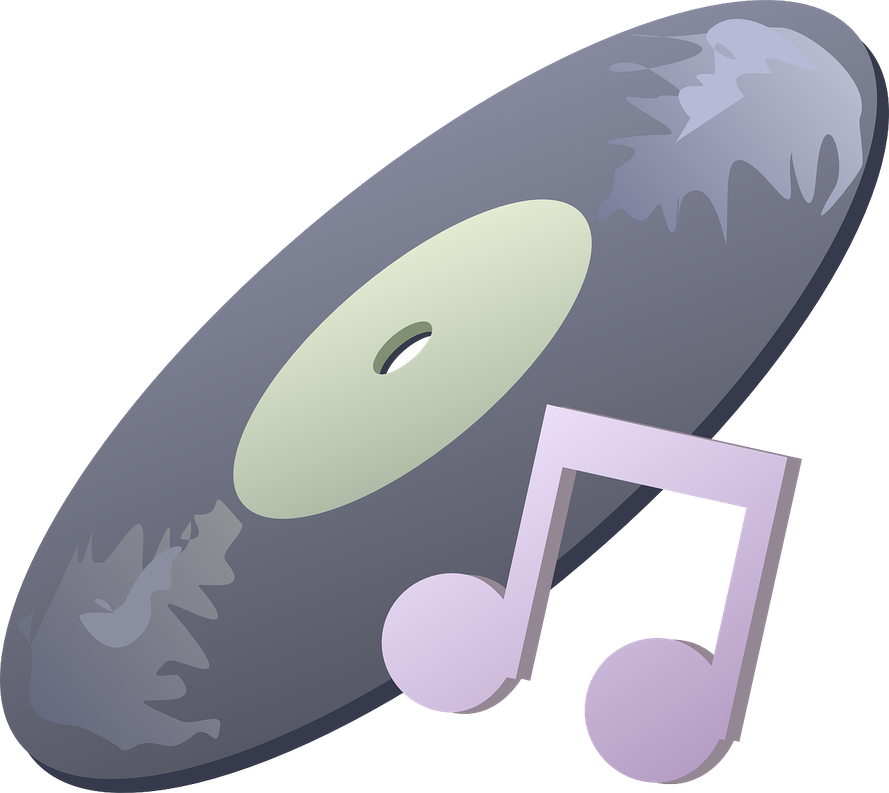
#> input picture research/evidence/assets/streammusic/album_bg.png, 889 x 793 px, shrunk from 1280 x 1142 before the run
$ python palette.py ../evidence/assets/streammusic/album_bg.png ../evidence/assets/streammusic/album_disc.png
#> lines starting #> are read from the running program, lines starting #| are printed output that depends on the picture
"""从截图测量主色（中位裁剪 + 量化），输出每个应用的调色统计。"""
import glob
import json
import os
import sys
from collections import Counter

from PIL import Image


def measure(path, colors=8):
#> called with colors = 8
    im = Image.open(path).convert("RGB")
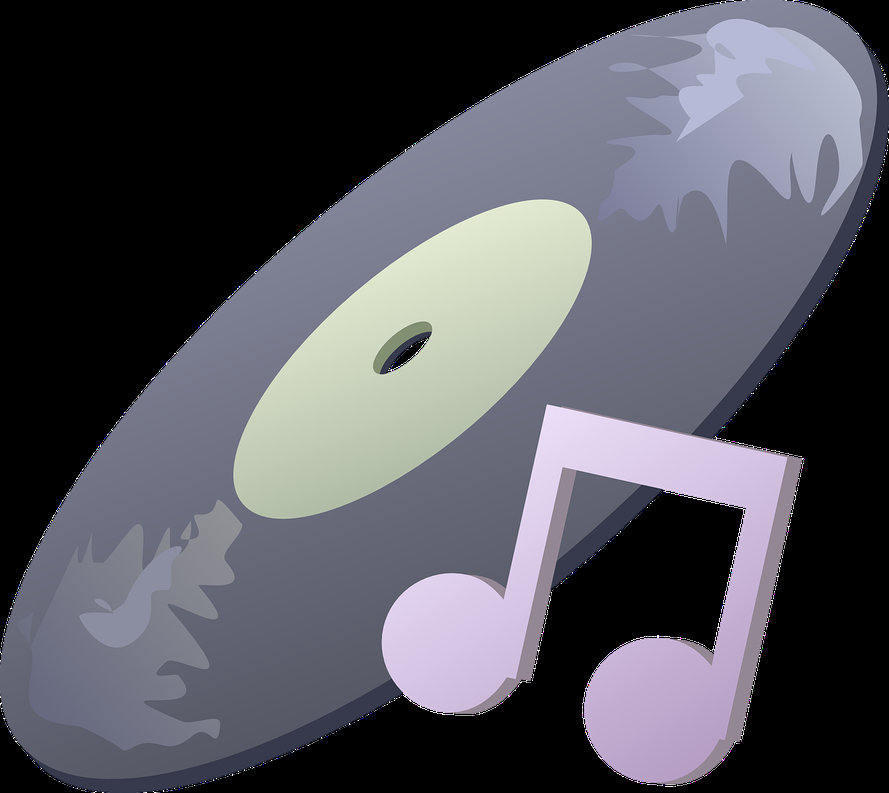
#> im: PIL image 889x793 RGB; mean R, G, B 84, 84.2, 92.3
    w, h = im.size
#> w = 889; h = 793
    # 取中间 70% 区域，尽量避开营销边框
    im = im.crop((int(w * 0.15), int(h * 0.15), int(w * 0.85), int(h * 0.85)))
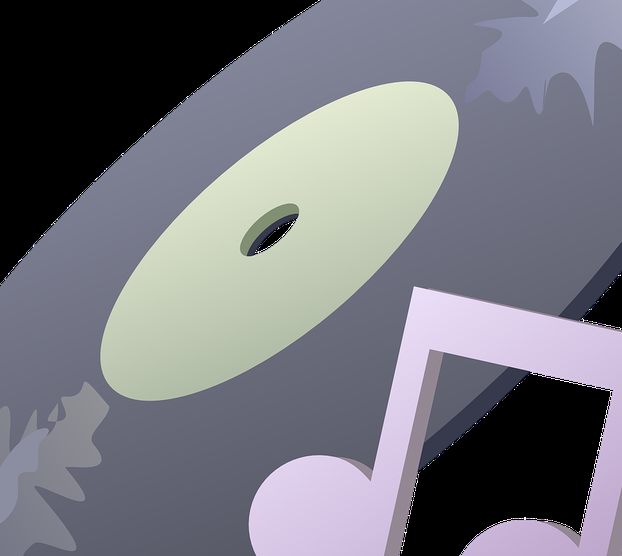
#> im: PIL image 622x556 RGB; mean R, G, B 118.1, 119, 127.2
    q = im.quantize(colors=colors, method=Image.MEDIANCUT)
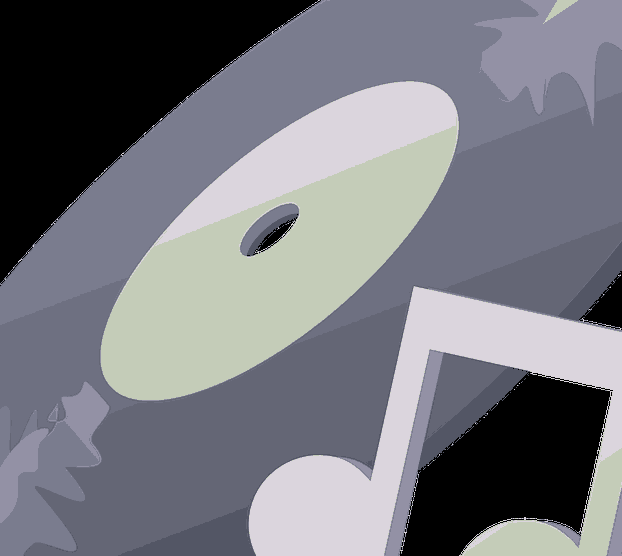
#> q: PIL image 622x556 P; mean R, G, B 118.3, 119.6, 126.7
    pal = q.getpalette()
#> pal = [219, 213, 221, 196, 204, 184, 147, 145, 165, 122, 124, 142, 110, 112, 129, 100, 102, 117, 83, 86, 101, 0, 0, 0]
    counts = Counter(q.getdata())
#> counts = {7: 65643, 0: 47085, 2: 18300, 3: 62375, 1: 49984, 4: 41568, 6: 8310, 5: 52567}
    total = sum(counts.values())
#> total = 345832
    out = []
    for idx, cnt in counts.most_common(colors):
        r, g, b = pal[idx * 3 : idx * 3 + 3]
        out.append({"hex": f"#{r:02X}{g:02X}{b:02X}", "pct": round(cnt * 100 / total, 1)})
#> this loop made 8 passes
#> (idx, cnt, r, g, b) on passes 1 to 8: (7, 65643, 0, 0, 0), (3, 62375, 122, 124, 142), (5, 52567, 100, 102, 117), (1, 49984, 196, 204, 184), (0, 47085, 219, 213, 221), (4, 41568, 110, 112, 129), (2, 18300, 147, 145, 165), (6, 8310, 83, 86, 101)
#> after the loop, out = 8 items
    return out


def main(pattern, out_path):
    files = sorted(glob.glob(pattern))
    result = {}
    for f in files:
        result[os.path.basename(f)] = measure(f)
    # 汇总
    agg = Counter()
    for pal in result.values():
        for c in pal:
            agg[c["hex"]] += c["pct"]
#> this loop made 1 pass
#> after the loop, agg = {'#000000': 19, '#7A7C8E': 18, '#646675': 15.2, '#C4CCB8': 14.5, '#DBD5DD': 13.6, '#6E7081': 12, '#9391A5': 5.3, '#535665': 2.4}
    total = sum(agg.values()) or 1
#> total = 100
    summary = [{"hex": k, "pct": round(v * 100 / total, 1)} for k, v in agg.most_common(12)]
#> summary = 8 items
    with open(out_path, "w", encoding="utf-8") as fh:
        json.dump({"files": result, "aggregate": summary}, fh, ensure_ascii=False, indent=2)
    print(os.path.basename(out_path), "->", [f"{c['hex']} {c['pct']}%" for c in summary[:8]])
#| album_disc.png -> ['#000000 19.0%', '#7A7C8E 18.0%', '#646675 15.2%', '#C4CCB8 14.5%', '#DBD5DD 13.6%', '#6E7081 12.0%', '#9391A5 5.3%', '#535665 2.4%']


if __name__ == "__main__":
    main(sys.argv[1], sys.argv[2])
